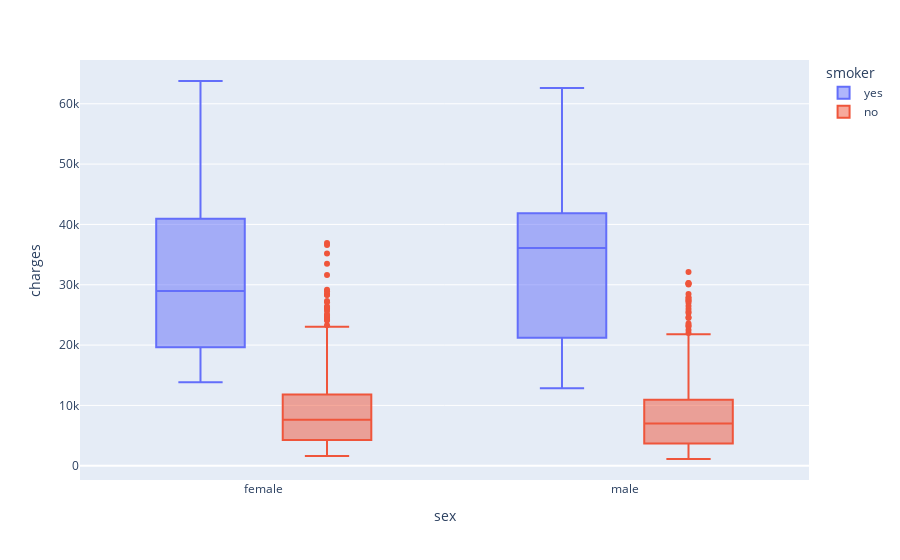

The notebook cell saved with this chart:
### Markdown cell above
# The bmi distribution is almost for smokers & non smokers for both genders except few outliers

### Code cell
px.box(df,y='charges',x='sex',color = 'smoker')

### Figure 1 — Plotly figure (JSON) as saved in the notebook; plotly's stock layout.template omitted (floating-point values rounded to 4 significant figures; data arrays with more than 128 entries replaced by an {"elided": "..."} marker saying what was removed)
{"data": [{"alignmentgroup": "True", "hovertemplate": "smoker=yes<br>sex=%{x}<br>charges=%{y}<extra></extra>", "legendgroup": "yes", "marker": {"color": "#636efa"}, "name": "yes", "notched": false, "offsetgroup": "yes", "orientation": "v", "showlegend": true, "type": "box", "x": {"elided": "274 str values"}, "x0": " ", "xaxis": "x", "y": {"elided": "274 float values"}, "y0": " ", "yaxis": "y"}, {"alignmentgroup": "True", "hovertemplate": "smoker=no<br>sex=%{x}<br>charges=%{y}<extra></extra>", "legendgroup": "no", "marker": {"color": "#EF553B"}, "name": "no", "notched": false, "offsetgroup": "no", "orientation": "v", "showlegend": true, "type": "box", "x": {"elided": "1063 str values"}, "x0": " ", "xaxis": "x", "y": {"elided": "1063 float values"}, "y0": " ", "yaxis": "y"}], "layout": {"autosize": true, "boxmode": "group", "legend": {"title": {"text": "smoker"}, "tracegroupgap": 0}, "margin": {"t": 60}, "xaxis": {"anchor": "y", "autorange": true, "domain": [0, 1], "range": [-0.5065, 1.507], "title": {"text": "sex"}, "type": "category"}, "yaxis": {"anchor": "x", "autorange": true, "domain": [0, 1], "range": [-2359.0, 67250.0], "title": {"text": "charges"}, "type": "linear"}}}
